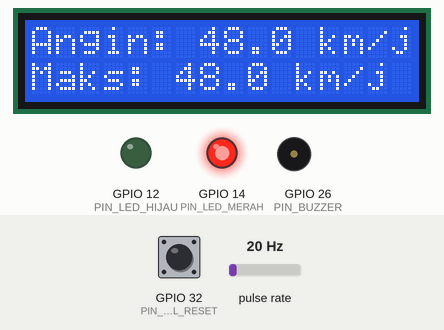
The sketch below on a simulated ESP32. Shown: 16×2 character LCD, output pins drawn as LEDs (lit = HIGH), buzzer (waves = sounding, pin HIGH). Wiring (inferred from the names in the program): pulse sensor: data GPIO 4. The inputs (shaded band) are chosen by the test bench; at power-on: pulse rate 20 Hz, GPIO 32 (PIN_TOMBOL_RESET) HIGH. What the sketch prints to the serial monitor is not drawn.

Above: at 3.7 s.
3.8 s: pulse rate (sensor on GPIO 4) set to 50 Hz
At 6.6 s:
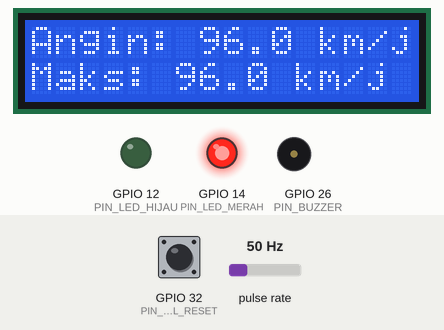
6.8 s: pulse rate (sensor on GPIO 4) set to 4 Hz
At 9.6 s:
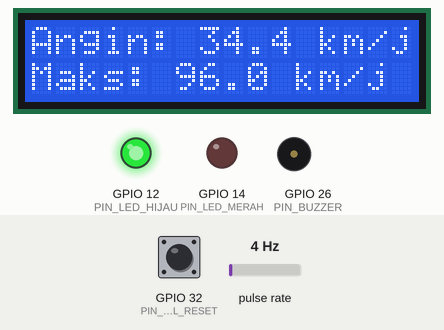
9.8 s: pulse rate (sensor on GPIO 4) set to 18 Hz
At 12.6 s:
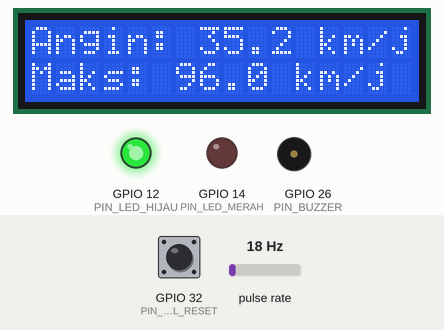
12.8 s: pulse rate (sensor on GPIO 4) set to 22 Hz
At 15.27 s:
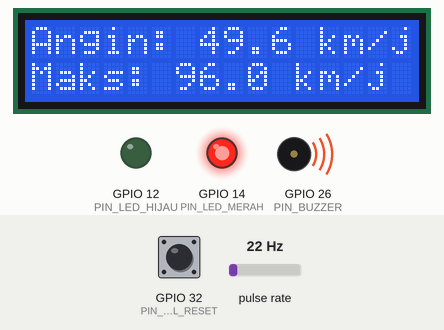
15.8 s: pulse rate (sensor on GPIO 4) set to 100 Hz
At 18.6 s:
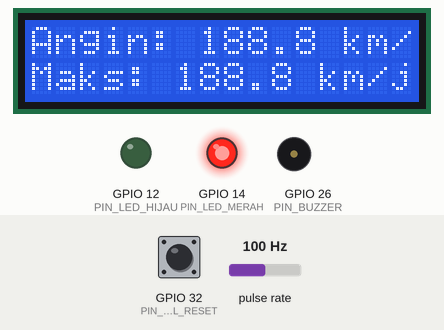
18.8 s: GPIO 32 (PIN_TOMBOL_RESET) pulled LOW for 0.15 s
At 20.4 s:
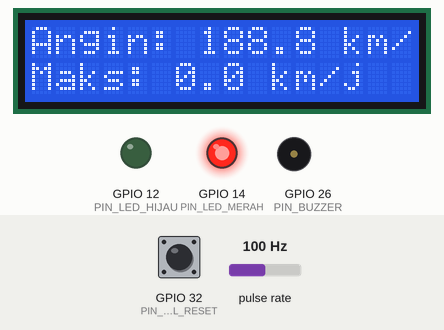
Timing chart, 0 to 21.9 s (numbered marks = the images above; inputs shaded):
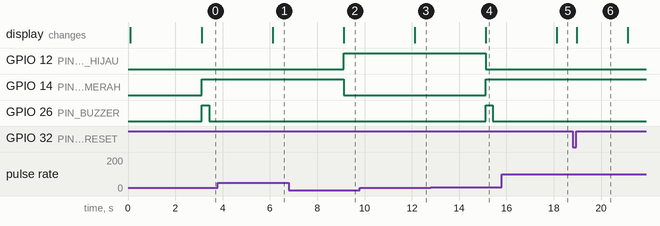

Measured:
- the behaviour switches between 20 and 21 Hz on pulse rate (sensor on GPIO 4) (found by bisection; images 3 and 4)
- after the input at 3.8 s, the display: changes after 2.3 s (image 1)
- after the input at 6.8 s, GPIO 12 (PIN_LED_HIJAU): LOW → HIGH after 2.3 s; GPIO 14 (PIN_LED_MERAH): HIGH → LOW after 2.3 s; the display: changes after 2.3 s (image 2)
- after the input at 9.8 s, the display: changes after 2.3 s (image 3)
- after the input at 12.8 s, the display: changes after 2.3 s (image 4)
- after the input at 15.8 s, the display: changes after 2.3 s (image 5)
- after the input at 18.8 s, the display: changes after 0.18 s (image 6)

The sketch:

AnemometerKecepatanAngin.ino
```cpp
// AnemometerKecepatanAngin.ino — Pengukur kecepatan angin berbasis ESP32.
//
// Cara kerja:
//   1. Anemometer mangkuk (3 cup) berputar tertiup angin. Setiap satu
//      putaran penuh, magnet kecil di poros melewati reed switch dan
//      mengirim SATU pulsa ke ESP32.
//   2. Pulsa dihitung lewat interupsi di GPIO4 (debounce 5 ms supaya
//      pantulan sakelar tidak terhitung dua kali).
//   3. Setiap JENDELA_HITUNG_MS (3 detik), ESP32 menghitung frekuensi
//      pulsa lalu mengubahnya jadi kecepatan angin:
//         km/jam = frekuensi_pulsa_Hz x KALIBRASI_KMH_PER_HZ
//      Faktor kalibrasi 2,4 km/jam per 1 Hz adalah nilai umum anemometer
//      mangkuk (gaya Davis) — kalibrasi ulang terhadap anemometer
//      referensi bila mangkukmu berdiameter berbeda, caranya ada di README.
//   4. LCD menampilkan kecepatan angin saat ini dan hembusan terkuat
//      (gust) sejak alat dinyalakan atau sejak tombol reset ditekan.
//   5. Bila kecepatan angin mencapai AMBANG_ALARM_KMH (40 km/jam,
//      angin kencang skala Beaufort 6), buzzer berbunyi, LED merah
//      menyala, dan LED hijau padam. Di bawah ambang itu LED hijau menyala.
//
// Pinout (HARUS sama dengan skema di schematic.png):
//   GPIO4  <- pulsa reed switch anemometer (interupsi, aktif LOW)
//   GPIO32 <- tombol reset hembusan maks (INPUT_PULLUP, aktif LOW)
//   GPIO21 -> LCD I2C SDA, GPIO22 -> LCD I2C SCL (alamat 0x27)
//   GPIO26 -> buzzer aktif HIGH
//   GPIO14 -> LED merah (angin kencang) lewat resistor 220 ohm ke GND
//   GPIO12 -> LED hijau (angin normal) lewat resistor 220 ohm ke GND
//
// Library yang dibutuhkan (lihat folder libraries/ di repo):
//   - LiquidCrystal_I2C 1.1.2
//
// Catu daya: ESP32 + LCD + buzzer dari USB 5V. Anemometer reed switch
// tidak butuh catu sendiri — ia hanya sakelar magnet yang menutup ke GND.

#include <Wire.h>
#include <LiquidCrystal_I2C.h>

// -------------------- pin --------------------
const uint8_t PIN_PULSA_ANEMOMETER = 4;   // interupsi, aktif LOW
const uint8_t PIN_TOMBOL_RESET     = 32;  // INPUT_PULLUP, aktif LOW
const uint8_t PIN_BUZZER           = 26;
const uint8_t PIN_LED_MERAH        = 14;
const uint8_t PIN_LED_HIJAU        = 12;
const uint8_t PIN_SDA_LCD          = 21;
const uint8_t PIN_SCL_LCD          = 22;

// -------------------- konfigurasi --------------------
const float         KALIBRASI_KMH_PER_HZ = 2.4f;   // 1 Hz pulsa = 2,4 km/jam
const unsigned long JENDELA_HITUNG_MS    = 3000;   // hitung pulsa tiap 3 detik
const unsigned long DEBOUNCE_PULSA_MS    = 5;      // anti pantulan reed switch
const unsigned long DEBOUNCE_TOMBOL_MS   = 50;     // anti pantulan tombol
const float         AMBANG_ALARM_KMH     = 40.0f;  // angin kencang (Beaufort 6)
const uint8_t       ALAMAT_LCD           = 0x27;
const uint8_t       KOLOM_LCD            = 16;
const uint8_t       BARIS_LCD            = 2;

// -------------------- objek --------------------
LiquidCrystal_I2C lcd(ALAMAT_LCD, KOLOM_LCD, BARIS_LCD);

// -------------------- state --------------------
// Dihitung di ISR — wajib volatile.
volatile unsigned long jumlahPulsa = 0;
volatile unsigned long waktuPulsaTerakhirMs = 0;

float kecepatanKmh = 0.0f;       // kecepatan angin jendela terakhir
float hembusanMaksKmh = 0.0f;    // hembusan terkuat sejak reset
unsigned long waktuJendelaMulaiMs = 0;
unsigned long pulsaJendelaMulai = 0;
bool alarmAktif = false;

// Debounce tombol reset (non-blocking).
bool keadaanTombolTerakhir = HIGH;
unsigned long waktuTombolBerubahMs = 0;

// -------------------- interupsi pulsa anemometer --------------------
void IRAM_ATTR saatPulsaAnemometer() {
  unsigned long sekarang = millis();
  if (sekarang - waktuPulsaTerakhirMs >= DEBOUNCE_PULSA_MS) {
    jumlahPulsa++;
    waktuPulsaTerakhirMs = sekarang;
  }
}

// -------------------- kategori angin (skala Beaufort, disederhanakan) --------------------
const char *kategoriAngin(float kmh) {
  if (kmh < 1.0f)   return "Tenang";
  if (kmh < 6.0f)   return "Sepoi";
  if (kmh < 12.0f)  return "Ringan";
  if (kmh < 20.0f)  return "Sedang";
  if (kmh < 29.0f)  return "Kencang";
  if (kmh < 39.0f)  return "Sgt kencang";
  if (kmh < 50.0f)  return "Badai kecil";
  return "Badai";
}

// -------------------- buzzer --------------------
void bunyiBuzzer(unsigned int durasiMs) {
  digitalWrite(PIN_BUZZER, HIGH);
  delay(durasiMs);
  digitalWrite(PIN_BUZZER, LOW);
}

// -------------------- LCD --------------------
void tampilkanLcd() {
  char baris1[17];
  char baris2[17];
  snprintf(baris1, sizeof(baris1), "Angin: %.1f km/j", kecepatanKmh);
  snprintf(baris2, sizeof(baris2), "Maks: %.1f km/j", hembusanMaksKmh);
  lcd.clear();
  lcd.setCursor(0, 0);
  lcd.print(baris1);
  lcd.setCursor(0, 1);
  lcd.print(baris2);
}

// -------------------- alarm angin kencang --------------------
void perbaruiAlarm() {
  bool kencang = kecepatanKmh >= AMBANG_ALARM_KMH;
  digitalWrite(PIN_LED_MERAH, kencang ? HIGH : LOW);
  digitalWrite(PIN_LED_HIJAU, kencang ? LOW : HIGH);
  if (kencang && !alarmAktif) {
    // Baru melewati ambang: bunyi sekali sebagai peringatan.
    bunyiBuzzer(300);
    Serial.println("PERINGATAN: angin kencang!");
  }
  alarmAktif = kencang;
}

// -------------------- tombol reset hembusan maks --------------------
// Mengembalikan true tepat sekali saat tombol ditekan (transisi HIGH->LOW).
bool tombolResetDitekan() {
  bool keadaan = digitalRead(PIN_TOMBOL_RESET);
  unsigned long sekarang = millis();
  if (keadaan != keadaanTombolTerakhir) {
    waktuTombolBerubahMs = sekarang;
    keadaanTombolTerakhir = keadaan;
  }
  if (sekarang - waktuTombolBerubahMs >= DEBOUNCE_TOMBOL_MS
      && keadaan == LOW) {
    // Tunggu tombol dilepas supaya satu tekanan = satu reset.
    while (digitalRead(PIN_TOMBOL_RESET) == LOW) {
      delay(10);
    }
    return true;
  }
  return false;
}

// -------------------- setup / loop --------------------
void setup() {
  Serial.begin(115200);

  pinMode(PIN_PULSA_ANEMOMETER, INPUT_PULLUP);
  pinMode(PIN_TOMBOL_RESET, INPUT_PULLUP);
  pinMode(PIN_BUZZER, OUTPUT);
  pinMode(PIN_LED_MERAH, OUTPUT);
  pinMode(PIN_LED_HIJAU, OUTPUT);
  digitalWrite(PIN_BUZZER, LOW);
  digitalWrite(PIN_LED_MERAH, LOW);
  digitalWrite(PIN_LED_HIJAU, LOW);

  attachInterrupt(digitalPinToInterrupt(PIN_PULSA_ANEMOMETER),
                  saatPulsaAnemometer, FALLING);

  Wire.begin(PIN_SDA_LCD, PIN_SCL_LCD);
  lcd.init();
  lcd.backlight();
  tampilkanLcd();

  waktuJendelaMulaiMs = millis();
  pulsaJendelaMulai = jumlahPulsa;

  Serial.println("Anemometer siap. Menunggu putaran mangkuk...");
}

void loop() {
  unsigned long sekarang = millis();

  // 1. Tombol reset: nol-kan hembusan terkuat.
  if (tombolResetDitekan()) {
    hembusanMaksKmh = 0.0f;
    tampilkanLcd();
    Serial.println("Hembusan maks direset ke 0.");
  }

  // 2. Jendela hitung selesai -> hitung kecepatan angin.
  if (sekarang - waktuJendelaMulaiMs >= JENDELA_HITUNG_MS) {
    unsigned long pulsaBaru =
        jumlahPulsa - pulsaJendelaMulai;
    float frekuensiHz =
        (float)pulsaBaru / (JENDELA_HITUNG_MS / 1000.0f);
    kecepatanKmh = frekuensiHz * KALIBRASI_KMH_PER_HZ;

    if (kecepatanKmh > hembusanMaksKmh) {
      hembusanMaksKmh = kecepatanKmh;
    }

    float kecepatanMs = kecepatanKmh / 3.6f;
    Serial.print("Angin: ");
    Serial.print(kecepatanKmh, 1);
    Serial.print(" km/j (");
    Serial.print(kecepatanMs, 1);
    Serial.print(" m/s) - ");
    Serial.print(kategoriAngin(kecepatanKmh));
    Serial.print(", maks ");
    Serial.print(hembusanMaksKmh, 1);
    Serial.println(" km/j");

    tampilkanLcd();
    perbaruiAlarm();

    waktuJendelaMulaiMs = sekarang;
    pulsaJendelaMulai = jumlahPulsa;
  }
}
```
